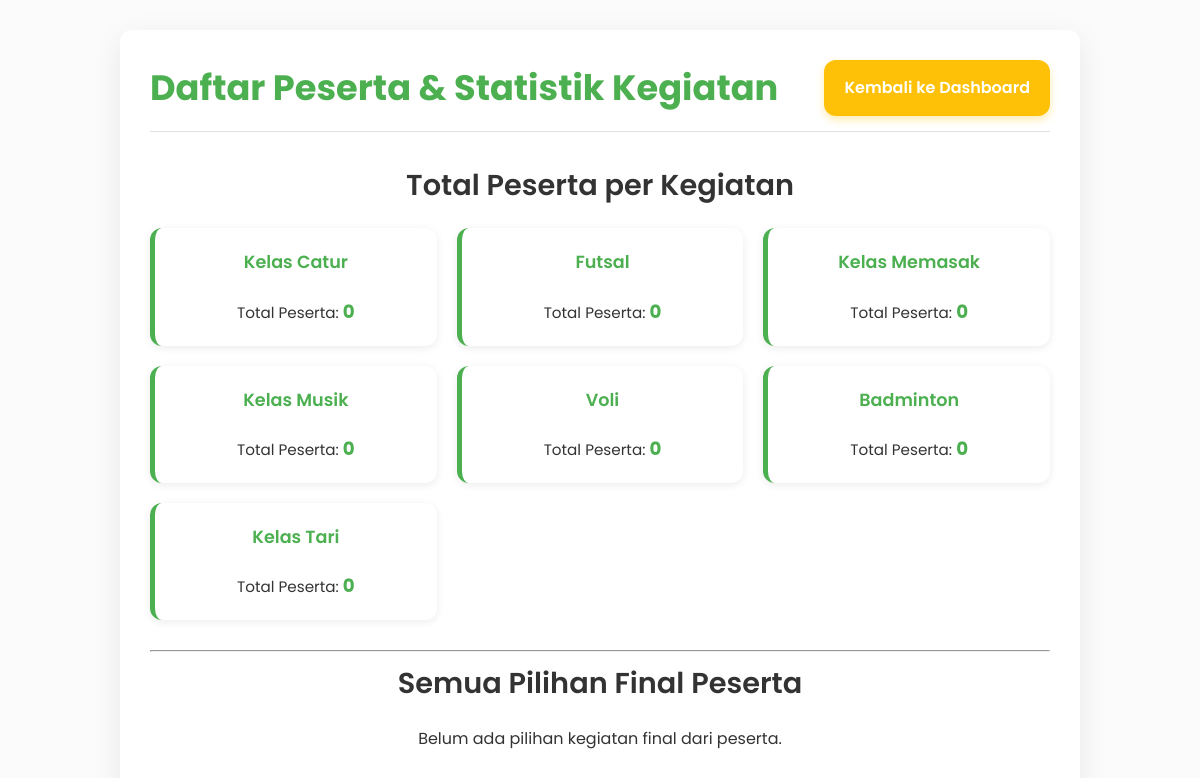
The app's page /participants_list (signed in), older data.
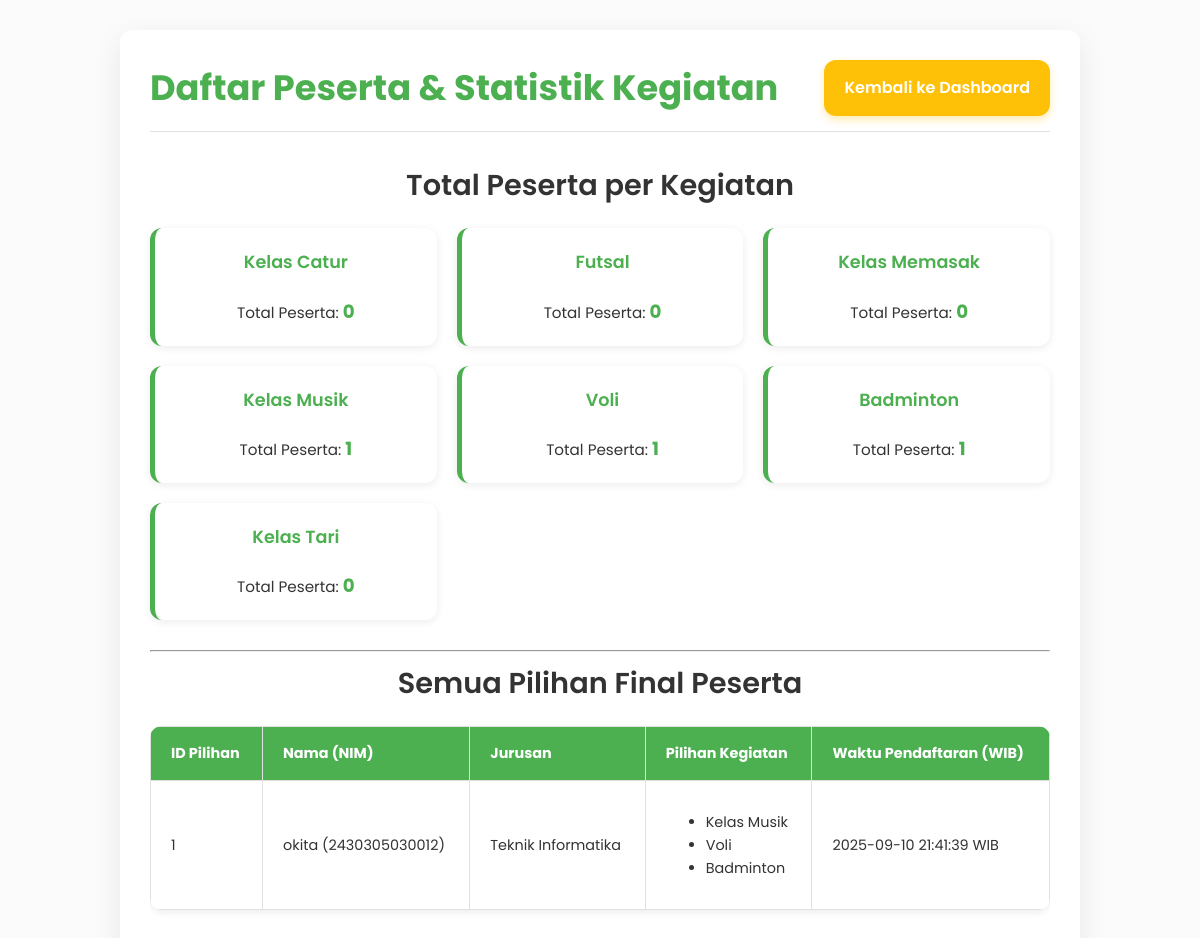
The same page, newer data.
### tables this page shows
CREATE TABLE user_final_selection (
            id INTEGER PRIMARY KEY AUTOINCREMENT,
            user_id INTEGER NOT NULL UNIQUE,
            selected_activities TEXT NOT NULL,
            submission_date TIMESTAMP DEFAULT CURRENT_TIMESTAMP,
            FOREIGN KEY (user_id) REFERENCES users (id) ON DELETE CASCADE
        );

CREATE TABLE users (
            id INTEGER PRIMARY KEY AUTOINCREMENT,
            email TEXT NOT NULL UNIQUE,          
            name TEXT NOT NULL,                  
            nim TEXT UNIQUE,            
            jurusan TEXT,               
            password_hash TEXT NOT NULL,
            is_admin INTEGER DEFAULT 0
        );

### app.py (the view)
@app.route('/participants_list')
def list_participants():
    if not session.get('logged_in'):
        flash('Anda harus masuk untuk melihat daftar peserta.', 'error')
        return redirect(url_for('login'))
    conn = get_db_connection()
    all_selections_raw = conn.execute('''
        SELECT ufs.id, u.name AS user_name, u.nim, u.jurusan, ufs.selected_activities, ufs.submission_date
        FROM user_final_selection ufs
        JOIN users u ON ufs.user_id = u.id
        WHERE u.is_admin = 0
        ORDER BY ufs.submission_date DESC
    ''').fetchall()
    all_selections = []
    activity_counts_dict = {activity_name: 0 for activity_name in ACTIVITIES.keys()}
    for selection_entry in all_selections_raw:
        selection_dict = dict(selection_entry)
        try:
            selected_activities_list = json.loads(selection_dict['selected_activities'])
            selection_dict['selected_activities'] = selected_activities_list
            selection_dict['submission_date_wib'] = convert_utc_to_wib(selection_dict['submission_date'])
            all_selections.append(selection_dict)
            for activity in selected_activities_list:
                if activity in activity_counts_dict:
                    activity_counts_dict[activity] += 1
        except json.JSONDecodeError:
            pass
    activity_counts = [{'activity_type': name, 'total': count} for name, count in activity_counts_dict.items()]
    conn.close()
    return render_template('participants.html', all_selections=all_selections, activity_counts=activity_counts)

### app.py (called while the page is built)
def convert_utc_to_wib(utc_timestamp_str):
    if not utc_timestamp_str:
        return ""
    try:
        if '.' in utc_timestamp_str:
            utc_dt = datetime.strptime(utc_timestamp_str.split('.')[0], '%Y-%m-%d %H:%M:%S')
        else:
            utc_dt = datetime.strptime(utc_timestamp_str, '%Y-%m-%d %H:%M:%S')
        utc_dt = UTC_TIMEZONE.localize(utc_dt)
        wib_dt = utc_dt.astimezone(WIB_TIMEZONE)
        return wib_dt.strftime('%Y-%m-%d %H:%M:%S WIB')
    except ValueError:
        return utc_timestamp_str

def get_db_connection():
    conn = sqlite3.connect('kegiatan_registrasi.db')
    conn.row_factory = sqlite3.Row
    return conn

### templates/participants.html (shortened to what this page needs)
<!DOCTYPE html>
<html lang="id">
<head>
    <link rel="stylesheet" href="{{ url_for('static', filename='css/style.css') }}">
</head>
<body>
    <div class="container">
        <div class="header">
            <h1>Daftar Peserta & Statistik Kegiatan</h1>
            <a href="{{ url_for('index') }}" class="btn btn-secondary">Kembali ke Dashboard</a>
        </div>
        <h2 class="text-center">Total Peserta per Kegiatan</h2>
        {% if activity_counts %}
        <div class="activity-summary-grid">
            {% for count in activity_counts %}
            <div class="activity-summary-card">
                <h3>{{ count.activity_type }}</h3>
                <p>Total Peserta: <strong>{{ count.total }}</strong></p>
            </div>
            {% endfor %}
        </div>
        {% else %}
        <p class="text-center">Belum ada kegiatan yang memiliki peserta.</p>
        {% endif %}
        <hr>
        <h2 class="text-center">Semua Pilihan Final Peserta</h2>
        {% if all_selections %}
        <div class="table-responsive">
            <table>
                <thead>
                    <tr>
                        <th>ID Pilihan</th>
                        <th>Nama (NIM)</th>
                        <th>Jurusan</th>
                        <th>Pilihan Kegiatan</th>
                        <th>Waktu Pendaftaran (WIB)</th>
                    </tr>
                </thead>
                <tbody>
                    {% for selection in all_selections %}
                    <tr>
                        <td>{{ selection.id }}</td>
                        <td>{{ selection.user_name }} ({{ selection.nim }})</td>
                        <td>{{ selection.jurusan }}</td>
                        <td>
                            <ul>
                            {% for activity in selection.selected_activities %}
                                <li>{{ activity }}</li>
                            {% endfor %}
                            </ul>
                        </td>
                        <td>{{ selection.submission_date_wib }}</td>
                    </tr>
                    {% endfor %}
                </tbody>
            </table>
        </div>
        {% else %}
        <p class="text-center">Belum ada pilihan kegiatan final dari peserta.</p>
        {% endif %}
    </div>
</body>
</html>

### static/css/style.css (style rules this page uses)
:root { --primary-color: #4CAF50; --secondary-color: #FFC107; --accent-color: #03A9F4; --text-dark: #333333; --text-light: #ffffff; --bg-light: #FBFBFB; --card-bg: #ffffff; --border-color: #E0E0E0; --shadow-light: rgba(0, 0, 0, 0.08); --shadow-medium: rgba(0, 0, 0, 0.15); --radius-soft: 12px; --spacing-xs: 8px; --spacing-sm: 15px; --spacing-md: 20px; --spacing-lg: 30px; }
body { font-family: 'Poppins', sans-serif; background-color: var(--bg-light); color: var(--text-dark); margin: 0; padding: 0; line-height: 1.6; display: flex; justify-content: center; align-items: flex-start; min-height: 100vh; padding: var(--spacing-lg) 0; box-sizing: border-box; }
.container { background-color: var(--card-bg); padding: var(--spacing-lg); border-radius: var(--radius-soft); box-shadow: 0 var(--spacing-xs) var(--spacing-lg) var(--shadow-light); width: 90%; max-width: 960px; margin: auto; box-sizing: border-box; }
.header { display: flex; justify-content: space-between; align-items: center; margin-bottom: var(--spacing-lg); padding-bottom: var(--spacing-sm); border-bottom: 1px solid var(--border-color); flex-wrap: wrap; gap: var(--spacing-sm); }
.header h1 { margin: 0; font-size: 2.2em; color: var(--primary-color); text-align: left; font-weight: 700; }
h1, h2, h3, h4 { text-align: center; color: var(--text-dark); margin-top: 0; margin-bottom: var(--spacing-md); font-weight: 600; }
h2 { font-size: 1.8em; }
h3 { font-size: 1.4em; }
.btn { display: inline-block; background-color: var(--primary-color); color: var(--text-light); padding: var(--spacing-sm) var(--spacing-md); border: none; border-radius: var(--radius-soft); cursor: pointer; font-size: 1em; font-weight: 600; transition: background-color 0.2s ease, transform 0.1s ease, box-shadow 0.2s ease; text-decoration: none; box-shadow: 0 4px 8px rgba(76, 175, 80, 0.3); }
.btn-secondary { background-color: var(--secondary-color); box-shadow: 0 4px 8px rgba(255, 193, 7, 0.3); }
.table-responsive { overflow-x: auto; margin-top: var(--spacing-md); }
table { width: 100%; border-collapse: collapse; margin-bottom: var(--spacing-md); background-color: var(--card-bg); box-shadow: 0 2px 8px var(--shadow-light); border-radius: var(--radius-soft); overflow: hidden; }
table thead { background-color: var(--primary-color); color: var(--text-light); }
table th, table td { padding: var(--spacing-sm) var(--spacing-md); text-align: left; border: 1px solid var(--border-color); white-space: nowrap; font-size: 0.9em; }
.activity-summary-grid { display: grid; grid-template-columns: repeat(auto-fill, minmax(250px, 1fr)); gap: var(--spacing-md); margin-bottom: var(--spacing-lg); }
.activity-summary-card { background-color: var(--card-bg); padding: var(--spacing-md); border-radius: var(--radius-soft); box-shadow: 0 2px 8px var(--shadow-light); text-align: center; border-left: 5px solid var(--primary-color); }
.activity-summary-card h3 { margin-top: 0; font-size: 1.1em; color: var(--primary-color); }
.activity-summary-card p { margin: 0; font-size: 0.95em; color: var(--text-dark); }
.activity-summary-card strong { font-size: 1.2em; color: var(--primary-color); }
.text-center { text-align: center; }

Row changes from the older to the newer data that the page shows:
added user_final_selection: id "1", user_name "okita", nim "2430305030012", jurusan "Teknik Informatika", selected_activities "Kelas Musik" "Voli" "Badminton", submission_date_wib "2025-09-10 21:41:39 WIB"
Text that changed along with them:
new list line: "Kelas Musik Total Peserta: 1"
new list line: "Voli Total Peserta: 1"
new list line: "Badminton Total Peserta: 1"
text no longer shown: "Belum ada pilihan kegiatan final dari peserta."
text now shown: "ID Pilihan Nama (NIM) Jurusan Pilihan Kegiatan Waktu Pendaftaran (WIB)"
list line gone: "Kelas Musik Total Peserta: 0"
list line gone: "Voli Total Peserta: 0"
list line gone: "Badminton Total Peserta: 0"
